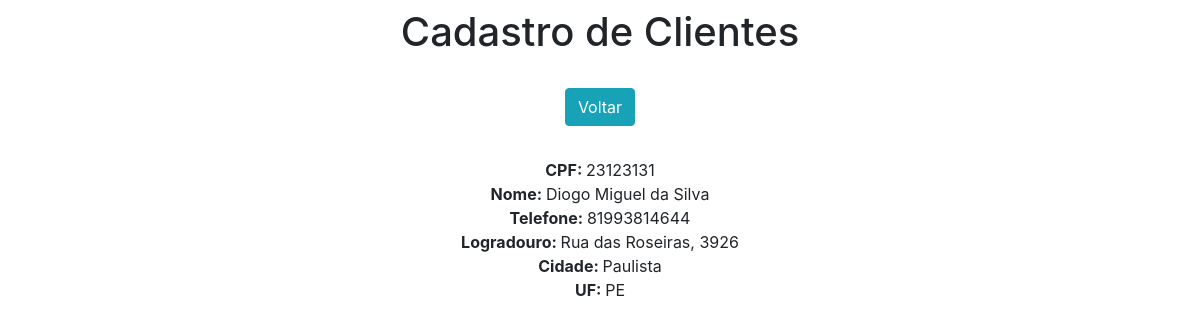
Page /clientesView/23123131/ on the committed database.
### app/models.py (models this page shows)
class Clientes(models.Model):
    cpf = models.IntegerField(primary_key=True)
    nome = models.CharField(max_length=30)
    telefone = models.CharField(max_length=17)
    logradouro = models.CharField(max_length=30)
    cidade = models.CharField(max_length=50)
    UF = models.CharField(max_length=2)

### app/views.py (the view)
# urls.py: path('clientesView/<int:pk>/', clientesView, name='clientesView'),
def clientesView(resquest, pk):
    data = {}
    data['db'] = Clientes.objects.get(pk=pk)
    return render(resquest, 'clientesView.html', data)

### app/templates/clientesView.html (shortened to what this page needs)
<!DOCTYPE html>
<html lang="pt-br">
<head>
    <link rel="stylesheet" href="https://stackpath.bootstrapcdn.com/bootstrap/4.4.1/css/bootstrap.min.css"
>
</head>
<body>
<div class="col-8 m-auto pt-2 pb-2 text-center">
    <h1>Cadastro de Clientes</h1>
</div>
<div class="col-8 m-auto pt-3 pb-2 text-center">
    <a href="/clientes" class="btn btn-info">Voltar</a>
</div>
<div class="col-8 m-auto pt-4 pb-2 text-center">
    <strong>CPF: </strong>{{db.cpf}}<br>
    <strong>Nome: </strong>{{db.nome}}<br>
    <strong>Telefone: </strong>{{db.telefone}}<br>
    <strong>Logradouro: </strong>{{db.logradouro}}<br>
    <strong>Cidade: </strong>{{db.cidade}}<br>
    <strong>UF: </strong>{{db.UF}}<br>
</div>
</body>
</html>

### rows in the picture
Clientes: cpf "23123131", nome "Diogo Miguel da Silva", telefone "81993814644", logradouro "Rua das Roseiras, 3926", cidade "Paulista", UF "PE"
